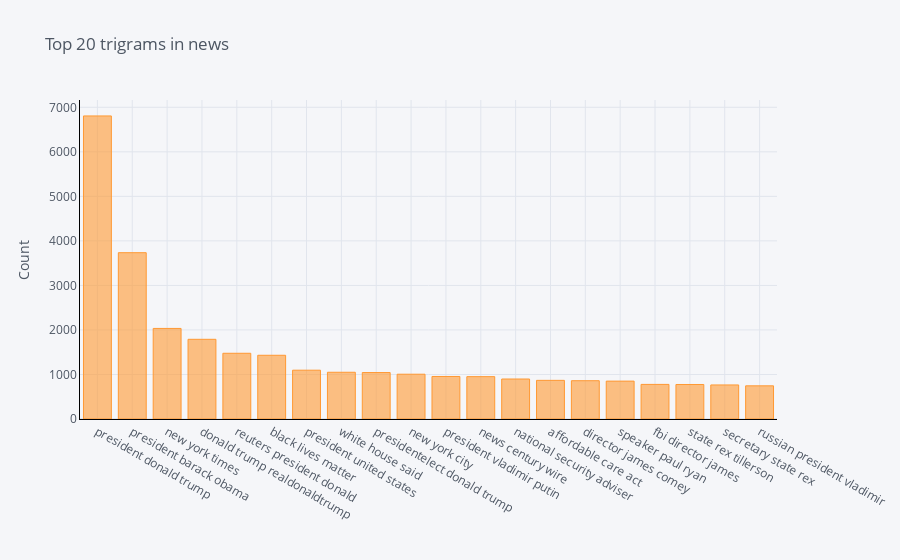

Notebook source saved alongside this figure:
### Code cell
#Function to get top trigram words
def get_top_n_trigram(corpus, n=None):
    vec = CountVectorizer(ngram_range=(3, 3), stop_words='english').fit(corpus)
    bag_of_words = vec.transform(corpus)
    sum_words = bag_of_words.sum(axis=0) 
    words_freq = [(word, sum_words[0, idx]) for word, idx in vec.vocabulary_.items()]
    words_freq =sorted(words_freq, key = lambda x: x[1], reverse=True)
    return words_freq[:n]

#Calling function and return only top 20 words
common_words = get_top_n_trigram(clean_news['news'], 20)

#Printing word and their respective frequencies
for word, freq in common_words:
    print(word, freq)

#Creating a dataframe with words and count
df6 = pd.DataFrame(common_words, columns = ['news' , 'count'])

#Grouping the words and plotting their frequencies
df6.groupby('news').sum()['count'].sort_values(ascending=False).iplot(
    kind='bar', yTitle='Count', linecolor='black', title='Top 20 trigrams in news')

### Figure 1 — Plotly figure (JSON) as saved in the notebook; plotly's stock layout.template omitted (floating-point values rounded to 4 significant figures)
{"data": [{"marker": {"color": "rgba(255, 153, 51, 0.6)", "line": {"color": "rgba(255, 153, 51, 1.0)", "width": 1}}, "name": "count", "orientation": "v", "text": "", "type": "bar", "x": ["president donald trump", "president barack obama", "new york times", "donald trump realdonaldtrump", "reuters president donald", "black lives matter", "president united states", "white house said", "presidentelect donald trump", "new york city", "president vladimir putin", "news century wire", "national security adviser", "affordable care act", "director james comey", "speaker paul ryan", "fbi director james", "state rex tillerson", "secretary state rex", "russian president vladimir"], "y": [6806, 3735, 2034, 1790, 1476, 1431, 1096, 1050, 1043, 1006, 955, 951, 898, 868, 860, 851, 777, 775, 765, 745]}], "layout": {"legend": {"bgcolor": "#F5F6F9", "font": {"color": "#4D5663"}}, "paper_bgcolor": "#F5F6F9", "plot_bgcolor": "#F5F6F9", "title": {"font": {"color": "#4D5663"}, "text": "Top 20 trigrams in news"}, "xaxis": {"gridcolor": "#E1E5ED", "linecolor": "black", "showgrid": true, "tickfont": {"color": "#4D5663"}, "title": {"font": {"color": "#4D5663"}, "text": ""}, "zerolinecolor": "#E1E5ED"}, "yaxis": {"gridcolor": "#E1E5ED", "linecolor": "black", "showgrid": true, "tickfont": {"color": "#4D5663"}, "title": {"font": {"color": "#4D5663"}, "text": "Count"}, "zerolinecolor": "#E1E5ED"}}}
